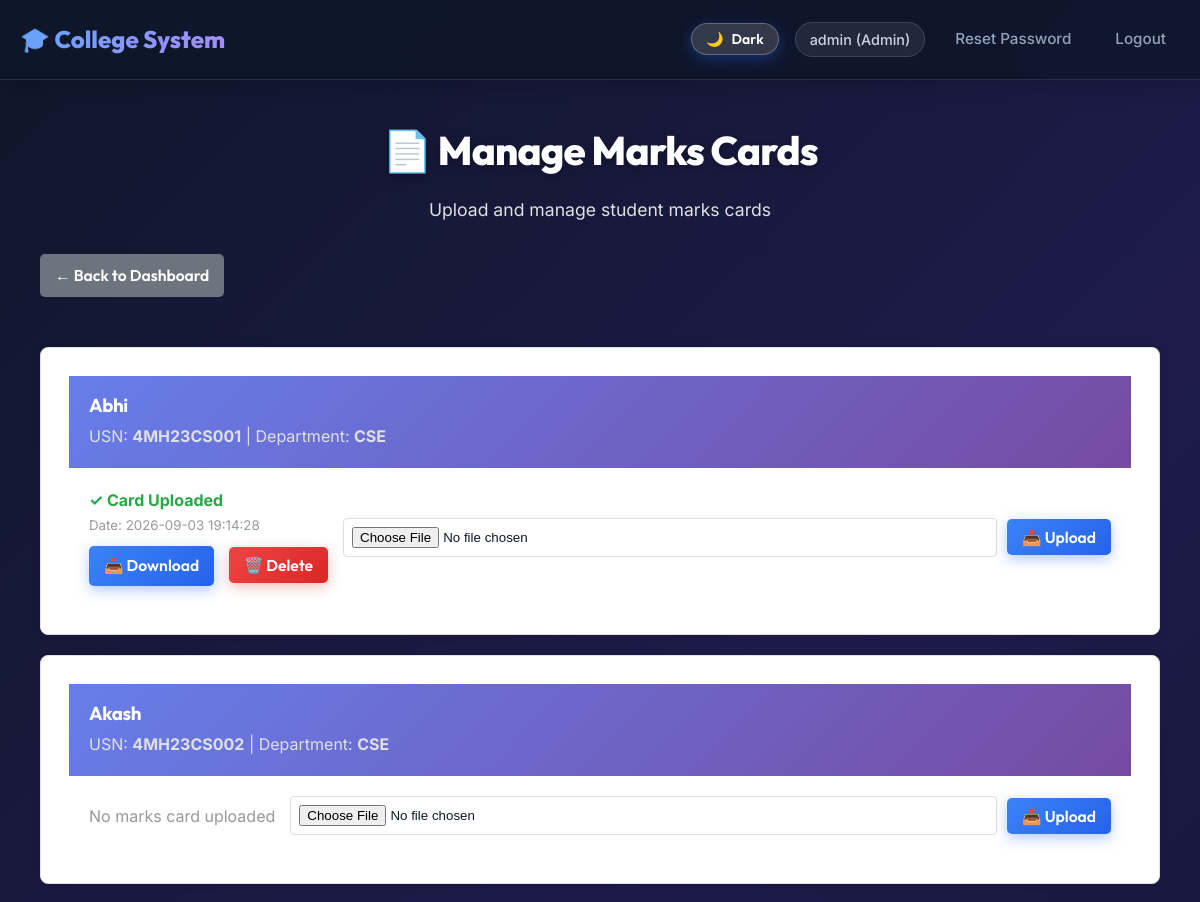
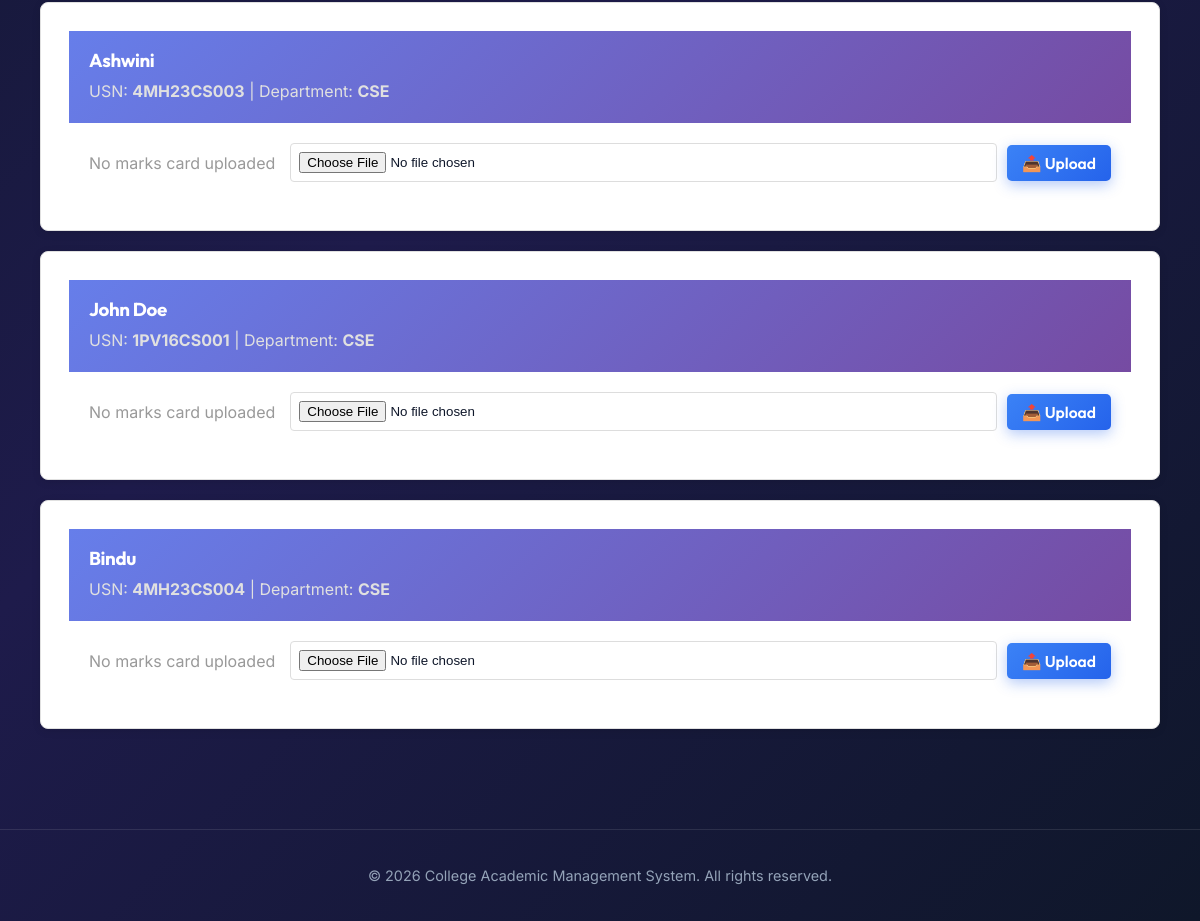
The page /admin/marks-cards (signed in) on the database its author committed (2 pictures, top to bottom).
### backend/app.py (models this page shows, shortened)
class User(UserMixin, db.Model):
    id = db.Column(db.Integer, primary_key=True)
    username = db.Column(db.String(150), unique=True, nullable=False)
    password_hash = db.Column(db.String(256), nullable=False)
    role = db.Column(db.String(20), nullable=False)  # Admin, HOD, Faculty, Student
    dept = db.Column(db.String(100), nullable=True)

class Student(db.Model):
    id = db.Column(db.Integer, primary_key=True)
    usn = db.Column(db.String(50), unique=True, nullable=False)
    name = db.Column(db.String(200), nullable=False)
    dept = db.Column(db.String(100), nullable=True)
    semester = db.Column(db.Integer, nullable=True)

class MarksCard(db.Model):
    id = db.Column(db.Integer, primary_key=True)
    student_id = db.Column(db.Integer, db.ForeignKey('student.id'), nullable=False)
    file_path = db.Column(db.String(500), nullable=False)
    upload_date = db.Column(db.String(50), nullable=True)
    student = db.relationship('Student', backref='marks_cards')

### backend/app.py (the view)
@app.route('/admin/marks-cards')
@login_required
@role_required('Admin')
def admin_marks_cards():
    students = Student.query.all()
    marks_cards = MarksCard.query.all()
    student_cards = {card.student_id: card for card in marks_cards}
    return render_template('admin_marks_cards.html', students=students, student_cards=student_cards)

### backend/app.py (called while the page is built)
@app.context_processor
def inject_user():
    return dict(user=current_user)

def role_required(*roles):
    def decorator(f):
        @wraps(f)
        def decorated_function(*args, **kwargs):
            if not current_user.is_authenticated:
                return login_manager.unauthorized()
            if current_user.role not in roles:
                flash('Access denied: insufficient permissions', 'danger')
                return redirect(url_for('dashboard'))
            return f(*args, **kwargs)
        return decorated_function
    return decorator

@login_manager.user_loader
def load_user(user_id):
    return User.query.get(int(user_id))

### frontend/templates/admin_marks_cards.html (shortened to what this page needs)
{% extends 'base.html' %}
{% block content %}
<div class="container">
  <div class="page-header">
    <h1 style="color: #ffffff;">📄 Manage Marks Cards</h1>
    <p style="color: #e0e0e0;">Upload and manage student marks cards</p>
  </div>
  <a href="/dashboard" class="btn btn-back">← Back to Dashboard</a>
  <div class="marks-cards-list" style="margin-top: 30px;">
    {% if students %}
      {% for student in students %}
        <div class="card" style="margin-bottom: 20px; border: 1px solid #e0e0e0; border-radius: 8px; overflow: hidden;">
          <div class="card-header" style="background: linear-gradient(135deg, #667eea 0%, #764ba2 100%); color: white; padding: 15px 20px;">
            <div style="display: flex; justify-content: space-between; align-items: center;">
              <div>
                <h3 style="margin: 0; color: white;">{{ student.name }}</h3>
                <p style="margin: 5px 0; color: #e0e0e0;">USN: <strong>{{ student.usn }}</strong> | Department: <strong>{{ student.dept or 'N/A' }}</strong></p>
              </div>
            </div>
          </div>
          <div class="card-body" style="padding: 20px;">
            <div style="display: flex; justify-content: space-between; align-items: center; flex-wrap: wrap; gap: 15px;">
              <div>
                {% if student_cards.get(student.id) %}
                  <p style="color: #666; margin: 0 0 10px 0;">
                    <span style="color: #28a745; font-weight: bold;">✓ Card Uploaded</span>
                    <br>
                    <small style="color: #999;">Date: {{ student_cards[student.id].upload_date or 'N/A' }}</small>
                  </p>
                  <a href="{{ student_cards[student.id].file_path }}" class="btn btn-info" download style="display: inline-block; padding: 8px 15px; background-color: #17a2b8; color: white; border-radius: 5px; text-decoration: none; margin-right: 10px;">📥 Download</a>
                  <form method="post" action="/admin/marks-cards/delete/{{ student_cards[student.id].id }}" style="display: inline-block;">
                    <button type="submit" class="btn btn-danger" style="padding: 8px 15px; background-color: #dc3545; color: white; border: none; border-radius: 5px; cursor: pointer;" onclick="return confirm('Are you sure you want to delete this marks card?');">🗑️ Delete</button>
                  </form>
                {% else %}
                  <p style="color: #999; margin: 0;">No marks card uploaded</p>
                {% endif %}
              </div>
              <div style="flex: 1; min-width: 300px;">
                <form method="post" enctype="multipart/form-data" action="/admin/marks-cards/upload/{{ student.id }}" style="display: flex; gap: 10px; align-items: center;">
                  <input type="file" name="file" required style="flex: 1; padding: 8px; border: 1px solid #ddd; border-radius: 4px;" accept=".pdf,.jpg,.jpeg,.png,.doc,.docx">
                  <button type="submit" class="btn btn-primary" style="padding: 8px 15px; background-color: #0066cc; color: white; border: none; border-radius: 5px; cursor: pointer; white-space: nowrap;">📤 Upload</button>
                </form>
              </div>
            </div>
          </div>
        </div>
      {% endfor %}
    {% else %}
      <div class="alert alert-info" style="color: #0066cc; padding: 20px; border-radius: 8px; background-color: #e7f3ff;">
        No students found in the system.
      </div>
    {% endif %}
  </div>
</div>
{% endblock %}

### frontend/templates/base.html (shortened to what this page needs)
<!doctype html>
<html lang="en">
<head>
  <link rel="stylesheet" href="/static/css/styles.css">
</head>
<body>
  <header class="site-header">
    <div class="container header-row">
      <a href="{% if user %}/dashboard{% else %}/{% endif %}" class="brand">🎓 College System</a>
      <nav>
        <button id="theme-toggle-btn" class="btn" style="background: rgba(255,255,255,0.15); border: 1px solid rgba(255,255,255,0.25); color: #fff; padding: 6px 14px; font-size: 0.88rem; cursor: pointer; border-radius: 20px;">
          <span id="theme-btn-icon">🌙</span> <span id="theme-btn-text">Dark</span>
        </button>
        {% if user %}
          <span class="muted">{{ user.username }} ({{ user.role }})</span>
          {% if user.role in ['Admin', 'HOD'] %}
            <a href="/reset-password">Reset Password</a>
          {% endif %}
          <a href="/logout">Logout</a>
        {% else %}
          <a href="/login">Login</a>
          <a href="/signup">Sign Up</a>
        {% endif %}
      </nav>
    </div>
  </header>
  <main class="container">
    {% block content %}{% endblock %}
  </main>
  <footer style="text-align: center; color: #94a3b8; margin-top: 40px; padding: 20px; border-top: 1px solid rgba(255,255,255,0.1);">
    <p>&copy; 2026 College Academic Management System. All rights reserved.</p>
  </footer>
</body>
</html>

### frontend/static/css/styles.css (style rules this page uses)
:root { --bg-gradient: linear-gradient(135deg, #0f172a 0%, #1e1b4b 50%, #0f172a 100%); --card-bg: #ffffff; --card-shadow: 0 10px 30px -5px rgba(0, 0, 0, 0.25), 0 4px 12px -2px rgba(0, 0, 0, 0.15); --primary: #3b82f6; --primary-hover: #2563eb; --secondary: #6366f1; --accent: #10b981; --accent-purple: #8b5cf6; --danger: #ef4444; --warning: #f59e0b; --info: #06b6d4; --text-dark: #0f172a; --text-muted: #64748b; --text-light: #f8fafc; --text-light-muted: #94a3b8; --border-light: #e2e8f0; --radius-lg: 16px; --radius-md: 10px; --radius-sm: 6px; }
*, *::before, *::after { box-sizing: border-box; }
html, body { min-height: 100vh; margin: 0; padding: 0; font-family: 'Inter', system-ui, -apple-system, sans-serif; background: var(--bg-gradient); background-attachment: fixed; color: var(--text-light); line-height: 1.5; }
h1, h2, h3, h4, h5, h6 { font-family: 'Outfit', sans-serif; letter-spacing: -0.02em; }
.site-header { background: rgba(15, 23, 42, 0.85); backdrop-filter: blur(12px); border-bottom: 1px solid rgba(255, 255, 255, 0.1); position: sticky; top: 0; z-index: 1000; box-shadow: 0 4px 20px rgba(0, 0, 0, 0.2); }
.header-row { display: flex; justify-content: space-between; align-items: center; padding: 16px 28px; max-width: 1300px; margin: 0 auto; }
.brand { font-family: 'Outfit', sans-serif; font-weight: 800; font-size: 1.5rem; background: linear-gradient(135deg, #60a5fa 0%, #a78bfa 100%); -webkit-background-clip: text; background-clip: text; -webkit-text-fill-color: transparent; text-decoration: none; display: flex; align-items: center; gap: 10px; transition: transform 0.2s ease; }
nav { display: flex; align-items: center; gap: 16px; }
nav a { color: var(--text-light-muted); text-decoration: none; font-weight: 500; font-size: 0.95rem; padding: 8px 14px; border-radius: var(--radius-sm); transition: all 0.2s ease; }
nav span.muted { font-size: 0.9rem; color: #cbd5e1; background: rgba(255, 255, 255, 0.08); padding: 6px 14px; border-radius: 20px; border: 1px solid rgba(255, 255, 255, 0.12); font-weight: 500; }
.container { max-width: 1300px; margin: 0 auto; padding: 28px 20px 60px; }
.page-header { text-align: center; margin-bottom: 32px; }
.page-header h1 { font-size: 2.5rem; font-weight: 800; margin: 0 0 8px; color: #ffffff; text-shadow: 0 2px 10px rgba(0, 0, 0, 0.3); }
.page-header p { color: #cbd5e1; font-size: 1.1rem; }
.card { background: var(--card-bg); color: var(--text-dark); border-radius: var(--radius-lg); padding: 28px; box-shadow: var(--card-shadow); border: 1px solid rgba(255, 255, 255, 0.8); margin-bottom: 24px; transition: transform 0.25s ease, box-shadow 0.25s ease; }
.card h1, .card h2, .card h3, .card h4 { color: var(--text-dark); font-weight: 700; margin-top: 0; }
.card p { color: var(--text-muted); }
input::placeholder, textarea::placeholder { color: #94a3b8 !important; }
button, .btn { font-family: 'Outfit', sans-serif; display: inline-flex; align-items: center; justify-content: center; gap: 8px; padding: 12px 22px; font-weight: 600; font-size: 0.98rem; border-radius: var(--radius-md); border: none; cursor: pointer; background: linear-gradient(135deg, #3b82f6 0%, #2563eb 100%); color: #ffffff; text-decoration: none; box-shadow: 0 4px 14px rgba(37, 99, 235, 0.35); transition: all 0.2s ease; }
.btn-danger { background: linear-gradient(135deg, #ef4444 0%, #dc2626 100%); box-shadow: 0 4px 14px rgba(220, 38, 38, 0.3); }
.btn-back { background: rgba(255, 255, 255, 0.1); color: #ffffff; box-shadow: none; margin-bottom: 24px; }
footer { text-align: center; color: var(--text-light-muted); padding: 30px 20px; border-top: 1px solid rgba(255, 255, 255, 0.08); font-size: 0.9rem; }

### frontend/templates/admin_marks_cards.html (style rules this page uses)
.container { max-width: 1200px; margin: 0 auto; padding: 20px; }
.page-header { margin-bottom: 30px; text-align: center; }
.page-header h1 { font-size: 2.5em; color: #ffffff; margin-bottom: 5px; }
.page-header p { color: #e0e0e0; }
.btn-back { display: inline-block; padding: 10px 15px; background-color: #6c757d; color: white; text-decoration: none; border-radius: 5px; margin-bottom: 20px; transition: all 0.3s; }
.card { background: white; box-shadow: 0 2px 8px rgba(0,0,0,0.1); transition: all 0.3s; }
.marks-cards-list { margin-top: 20px; }

### rows shown on the page
User: username "admin", role "Admin"
Student: name "Abhi", usn "4MH23CS001", dept "CSE"
MarksCard: upload_date "2026-09-03 19:14:28"
Student: name "Akash", usn "4MH23CS002", dept "CSE", shows "No marks card uploaded"
Student: name "Ashwini", usn "4MH23CS003", dept "CSE", shows "No marks card uploaded"
Student: name "John Doe", usn "1PV16CS001", dept "CSE", shows "No marks card uploaded"
Student: name "Bindu", usn "4MH23CS004", dept "CSE", shows "No marks card uploaded"
